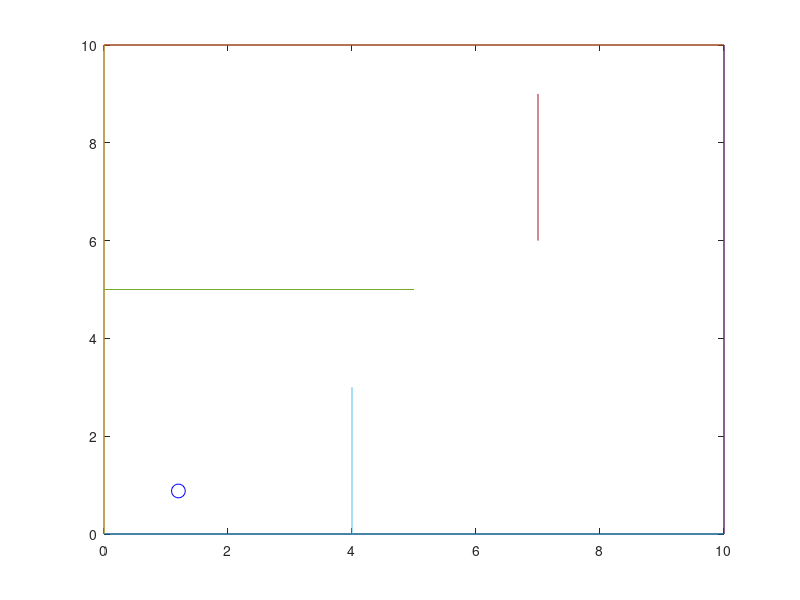

MATLAB code for this plot: (Note: this script raises an error after producing the figure.)
clc;
clear;
%%
% billiardScript : Sets up and runs a billiard simulation
% 
% initialState: 
%      the initial state of the ball (position and velocity) expressed as a row vector [x y vx vy] 
%      (x and y in meters, vx and vy in meters/second) 
% walls : 
%      The walls in the simulation this is provided as an array with
%      one row for every wall - each row encodes the endpoints of the wall in the following format [x1 y1 x2 y2]
%      so the array [1 3 1 5; 7 5 10 5] would represent two walls one with end
%      points (1,3) and (1,5) and the other with endpoints (7,5) and (10,5).
%      Note that the walls will either be purely horizontal or purely vertical
%      and you can tell which by checking whether the x or y coordinates of
%      the endpoints are constant
% timestep : 
%      the simulation timestep in seconds
% iterations : 
%      number of timesteps to run the simulation
% coefficient_of_restitution : 
%      after the ball collides with a wall it's speed after the collision is related to its speed 
%      before the collision the coefficient of restitution. This is a
%      unitless quantity between 0 and 1.


% Initial State of ball
%                 x    y   vx vy
initialState = [1.2 0.88 10.1 10];

%         x1  y1  x2  y2
walls = [  0   0  10   0; ...
           0  10  10  10; ...
           0   0   0  10; ...
          10   0  10  10; ...
           0   5   5   5; ...
           4   0   4   3; ...
           7   6   7   9 ];

coefficient_of_restitution = 0.8;
timestep = 0.04;
iterations = 1000;


% Run the simulation
%

ballState = initialState;

% Initialize the display

% Draw the ball
h = plot (ballState(1), ballState(2), 'bo', 'MarkerSize', 10);

% Set the axis to correspond to a 10 meter by 10 meter field
axis ([0 10 0 10]);

% Draw the walls using the line function
line (walls(:,[1 3])',walls(:,[2 4])')

% For each timestep
for i = 1:iterations
    
    % Update the ball state
    ballState = updateBallState (ballState, timestep, walls, coefficient_of_restitution);
    
    % Redraw the ball
    set (h, 'XData', ballState(1));
    set (h, 'YData', ballState(2));
    
    % pause so that we can see the drawing
    pause (0.2);

end
%%
function [t,collisionState] = findCollision(ballState,wall,coefficient_of_restitution)
    t = Inf;
    collisionState = [];
    % 墙是竖直的
    if(wall(1)==wall(3))
        up_wall = max(wall(2),wall(4));% 墙的上端
        down_wall = min(wall(2),wall(4));% 墙的下端
        coll_t = (wall(1)-ballState(1))/ballState(3);%获取时间
        if coll_t > 0 % 不走回头路
           % 获取假定碰撞时y的大小
           pos_y = ballState(2)+ballState(4)*coll_t;
           % 如果会撞到
           if(down_wall<pos_y&&pos_y<up_wall)
              t =coll_t;
              collisionState = [wall(1),pos_y,...
                  -coefficient_of_restitution*ballState(3),coefficient_of_restitution*ballState(4)];
           end
        end
    end
    % 墙时水平的
    if(wall(2)==wall(4))
        up_wall = max(wall(1),wall(3));% 墙的上端
        down_wall = min(wall(1),wall(3));% 墙的下端
        coll_t = (wall(2)-ballState(2))/ballState(4);%获取时间
        if coll_t > 0 % 不走回头路
           % 获取假定碰撞时y的大小
           pos_x = ballState(1)+ballState(3)*coll_t;
           % 如果会撞到
           if(down_wall<pos_x&&pos_x<up_wall)
              t =coll_t;
              collisionState = [pos_x,wall(2),...
                  coefficient_of_restitution*ballState(3),-coefficient_of_restitution*ballState(4)];
           end
        end
    end
end
%%
function newBallState = updateBallState(ballState, dt, walls, coefficient_of_restitution)
    %basic case
    if dt<=0
        newBallState = ballState;
        return ;
    end


    min_time = Inf;
    collisionState = [];

    % 寻找下一次撞击
    for i = 1:size(walls,1)
        [t,coll_ball] = findCollision(ballState,walls(i,:),coefficient_of_restitution);
        if t<min_time
            min_time = t;
            collisionState = coll_ball;
        end    
    end
    % 如果撞不了
    if min_time > dt
        newBallState = ballState;
        newBallState(1) = ballState(1) + ballState(3)*dt;
        newBallState(2) = ballState(2) + ballState(4)*dt;
    else
        newBallState = collisionState;
        newBallState = updateBallState(newBallState,dt-min_time,walls,coefficient_of_restitution);
    end

end
